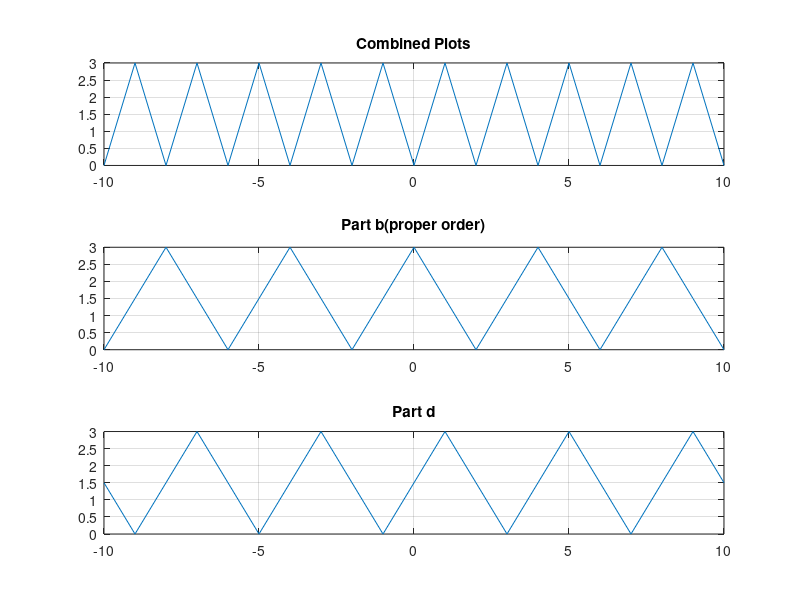

This chart was generated by the following MATLAB code:
H = 1.5;
T = 2*pi*1/2;
t = -10:10;
x1 = H*sawtooth(T*t,1/2)+H;
subplot(3,1,1)
plot(t,x1)
title('Combined Plots');
grid on
 
x2 = H*sawtooth(T*((t/2)+1),1/2)+H;
subplot(3,1,2)
plot(t,x2)
title('Part b(proper order)');
grid on
 
x4 = H*sawtooth(T*(t+1)/2,1/2)+H;
subplot(3,1,3)
plot(t,x4)
title('Part d');
grid on

